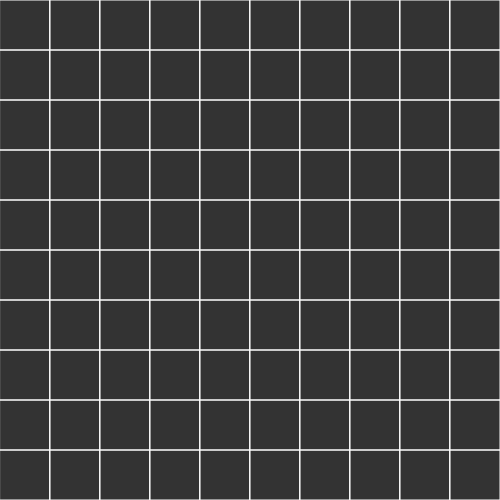
Frame 1 (no input)
Frame 60 (no input): identical to frame 1, image omitted
Frame 120 (the mouse pressed at the canvas centre since frame 60): identical to frame 1, image omitted

The p5.js sketch that drew this single still picture (run headless with seeded random() and noise() and a simulated clock; from frame 60 on, the mouse is pressed at the canvas centre):

// p5.js sketch
// ── sketch.js
var cols, rows;
var w = 50;
var grid = [];

function setup() {
  createCanvas(500, 500);
  cols = floor(width/w);
  rows = floor(height/w);

  for(var j =0; j<rows;j++){
    for(var i=0; i< cols; i++){
      var cell = new Cell(i,j);
      grid.push(cell);
    }
  }
}

function draw() {
  background(51);
  for (var i = 0; i< grid.length;i++){
    grid[i].show();
  }
}

function Cell(i,j){
  this.i = i;
  this.j = j;

  this.show = function(){
    var x = this.i*w;
    var y = this.j*w;
    stroke(255);
    noFill();
    rect(x,y,w,w);
  }
}

// ── style.css
#container{
  margin: 0 auto;
  width: 1000px;
}

* {
  margin: 0;
  padding: 0;
}

canvas {
  display: block;
  background-color:aquamarine
}




#drawButton{
  margin-bottom: 10px;
  margin-top: 10px;
}
